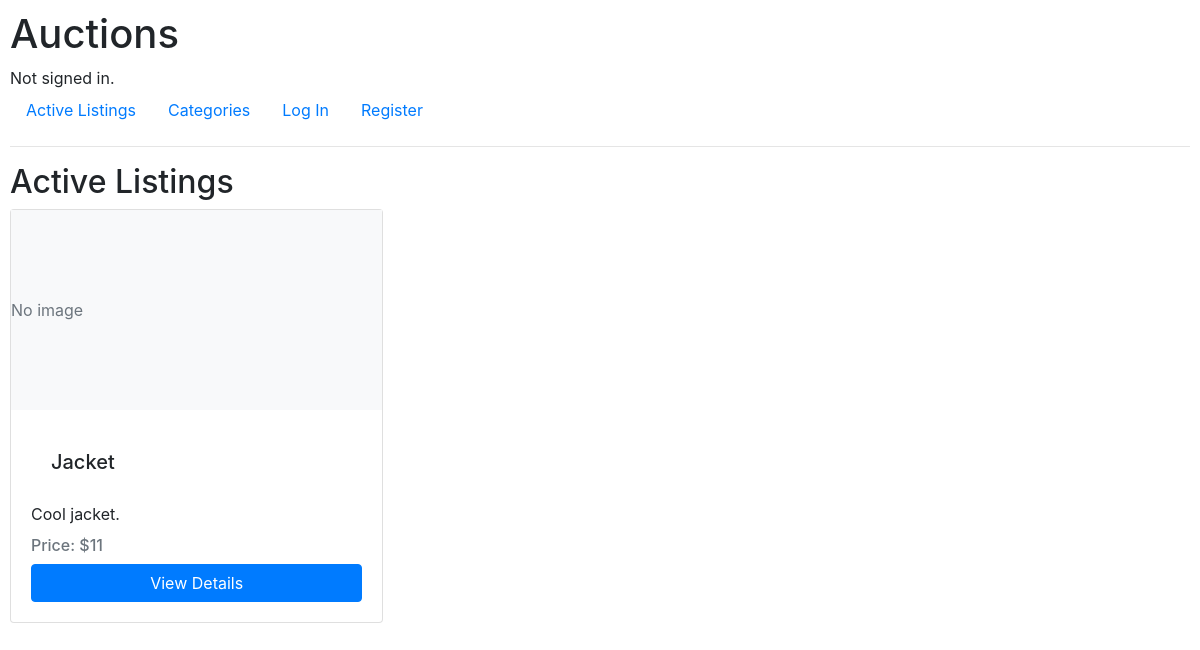
The app's page /, older data.
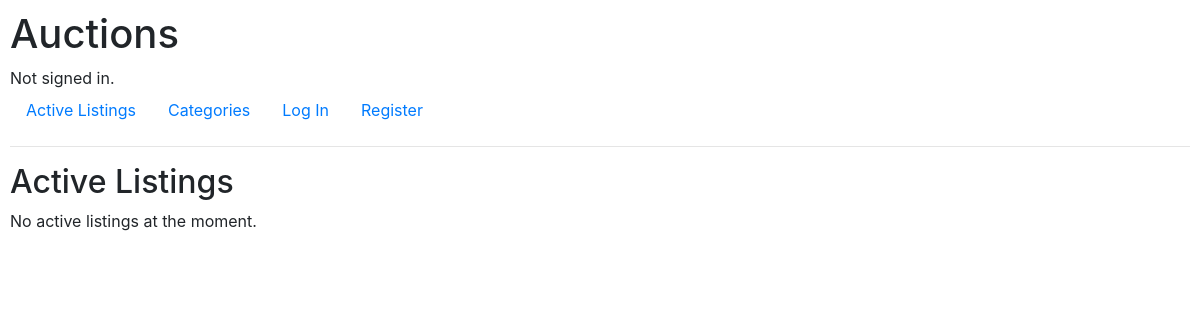
The same page, newer data.
### auctions/models.py (models this page shows, shortened)
class Listing(models.Model):
    title = models.CharField(max_length=64)
    description = models.TextField()
    starting_bid = models.DecimalField(max_digits=10, decimal_places=2)
    image_url = models.URLField(blank=True, null=True)
    category = models.ForeignKey(Category, on_delete=models.SET_NULL, null=True, blank=True, related_name="listings")
    creator = models.ForeignKey(User, on_delete=models.CASCADE, related_name="listings_created")
    is_active = models.BooleanField(default=True)
    created_at = models.DateTimeField(auto_now_add=True)
    watchlist = models.ManyToManyField(User, blank=True, related_name="watched_listings")
    winner = models.ForeignKey(User, on_delete=models.SET_NULL, null=True, blank=True, related_name="won_listings")

### auctions/views.py (the view)
# urls.py: path("", views.index, name="index"),
def index(request):
    active_listings = Listing.objects.filter(is_active=True).annotate(
        max_bid=Max('bids__amount')
    )
    return render(request, "auctions/index.html", {
        "listings": active_listings
    })

### auctions/templates/auctions/index.html
{% extends "auctions/layout.html" %}
{% block body %}
    <h2>Active Listings</h2>
    <div class="row">
        {% for listing in listings %}
            <div class="col-md-4 mb-4">
                <div class="card h-100">
                    {% if listing.image_url %}
                        <img src="{{ listing.image_url }}" class="card-img-top" alt="{{ listing.title }}" style="height: 200px; object-fit: cover;">
                    {% else %}
                        <div class="d-flex align-items-center bg-light" style="height: 200px;">
                            <span class="text-muted">No image</span>
                        </div>
                    {% endif %}
                    <div class="card-body d-flex flex-column">
                        <h5 class="card-body d-flex flex-column">{{ listing.title }}</h5>
                        <p class="card-text flex-grow-1">{{ listing.description }}</p>
                        <h6 class="card-subtitle mb-2 text-muted">
                            Price: ${{ listing.max_bid|default:listing.starting_bid }}
                        </h6>
                        <a href="{% url 'listing_page' listing.id %}" class="btn btn-primary mt-auto">View Details</a>
                    </div>
                </div>
            </div>
        {% empty %}
            <div class="col">
                <p>No active listings at the moment.</p>
            </div>
        {% endfor %}
    </div>
{% endblock %}

Row changes from the older to the newer data that the page shows:
no longer on this page (row edited): Listing: image_url "No image", title "Jacket", description "Cool jacket.", max_bid "11"
Text that changed along with them:
text now shown: "No active listings at the moment."
